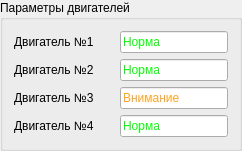
                 <widget class="QGroupBox" name="groupBox_5">
                  <property name="title">
                   <string>Параметры двигателей</string>
                  </property>
                  <layout class="QVBoxLayout" name="verticalLayout_10">
                   <item>
                    <layout class="QHBoxLayout" name="horizontalLayout_21">
                     <item>
                      <widget class="QLabel" name="label_16">
                       <property name="minimumSize">
                        <size>
                         <width>100</width>
                         <height>0</height>
                        </size>
                       </property>
                       <property name="text">
                        <string>Двигатель №1</string>
                       </property>
                      </widget>
                     </item>
                     <item>
                      <widget class="QLineEdit" name="lineEdit_16">
                       <property name="styleSheet">
                        <string notr="true">color: rgb(3, 255, 3);</string>
                       </property>
                       <property name="text">
                        <string>Норма</string>
                       </property>
                       <property name="readOnly">
                        <bool>true</bool>
                       </property>
                      </widget>
                     </item>
                    </layout>
                   </item>
                   <item>
                    <layout class="QHBoxLayout" name="horizontalLayout_22">
                     <item>
                      <widget class="QLabel" name="label_17">
                       <property name="minimumSize">
                        <size>
                         <width>100</width>
                         <height>0</height>
                        </size>
                       </property>
                       <property name="text">
                        <string>Двигатель №2</string>
                       </property>
                      </widget>
                     </item>
                     <item>
                      <widget class="QLineEdit" name="lineEdit_17">
                       <property name="styleSheet">
                        <string notr="true">color: rgb(3, 255, 3);</string>
                       </property>
                       <property name="text">
                        <string>Норма</string>
                       </property>
                       <property name="readOnly">
                        <bool>true</bool>
                       </property>
                      </widget>
                     </item>
                    </layout>
                   </item>
                   <item>
                    <layout class="QHBoxLayout" name="horizontalLayout_23">
                     <item>
                      <widget class="QLabel" name="label_18">
                       <property name="minimumSize">
                        <size>
                         <width>100</width>
                         <height>0</height>
                        </size>
                       </property>
                       <property name="text">
                        <string>Двигатель №3</string>
                       </property>
                      </widget>
                     </item>
                     <item>
                      <widget class="QLineEdit" name="lineEdit_18">
                       <property name="styleSheet">
                        <string notr="true">color: rgb(255, 163, 33);</string>
                       </property>
                       <property name="text">
                        <string>Внимание</string>
                       </property>
                       <property name="readOnly">
                        <bool>true</bool>
                       </property>
                      </widget>
                     </item>
                    </layout>
                   </item>
                   <item>
                    <layout class="QHBoxLayout" name="horizontalLayout_24">
                     <item>
                      <widget class="QLabel" name="label_19">
                       <property name="minimumSize">
                        <size>
                         <width>100</width>
                         <height>0</height>
                        </size>
                       </property>
                       <property name="text">
                        <string>Двигатель №4</string>
                       </property>
                      </widget>
                     </item>
                     <item>
                      <widget class="QLineEdit" name="lineEdit_19">
                       <property name="styleSheet">
                        <string notr="true">color: rgb(3, 255, 3);</string>
                       </property>
                       <property name="text">
                        <string>Норма</string>
                       </property>
                       <property name="readOnly">
                        <bool>true</bool>
                       </property>
                      </widget>
                     </item>
                    </layout>
                   </item>
                  </layout>
                 </widget>
